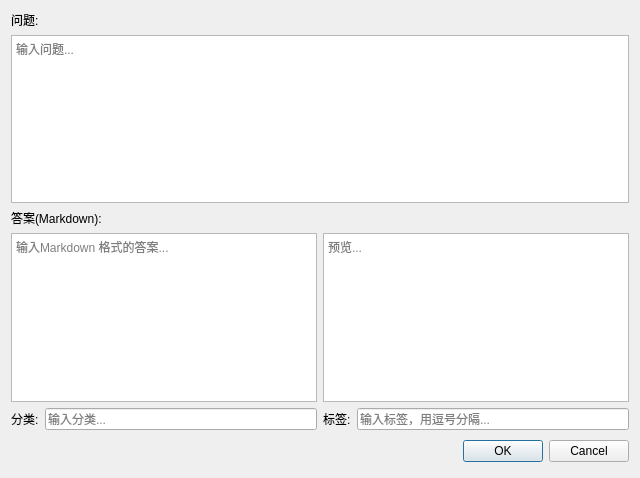
<?xml version="1.0" encoding="UTF-8"?>
<ui version="4.0">
 <class>Dialog</class>
 <widget class="QDialog" name="Dialog">
  <property name="geometry">
   <rect>
    <x>0</x>
    <y>0</y>
    <width>640</width>
    <height>478</height>
   </rect>
  </property>
  <property name="windowTitle">
   <string>添加/编辑记录</string>
  </property>
  <layout class="QVBoxLayout" name="verticalLayout">
   <item>
    <widget class="QLabel" name="label">
     <property name="text">
      <string>问题:</string>
     </property>
    </widget>
   </item>
   <item>
    <widget class="QPlainTextEdit" name="questionTextBox">
     <property name="placeholderText">
      <string>输入问题...</string>
     </property>
    </widget>
   </item>
   <item>
    <widget class="QLabel" name="label_2">
     <property name="text">
      <string>答案(Markdown):</string>
     </property>
    </widget>
   </item>
   <item>
    <layout class="QHBoxLayout" name="horizontalLayout">
     <item>
      <widget class="QPlainTextEdit" name="answerTextBox">
       <property name="placeholderText">
        <string>输入Markdown 格式的答案...</string>
       </property>
      </widget>
     </item>
     <item>
      <widget class="QTextEdit" name="markdownTextBox">
       <property name="readOnly">
        <bool>true</bool>
       </property>
       <property name="placeholderText">
        <string>预览...</string>
       </property>
      </widget>
     </item>
    </layout>
   </item>
   <item>
    <layout class="QHBoxLayout" name="horizontalLayout_2">
     <item>
      <widget class="QLabel" name="label_3">
       <property name="text">
        <string>分类:</string>
       </property>
      </widget>
     </item>
     <item>
      <widget class="QLineEdit" name="categoryTextBox">
       <property name="placeholderText">
        <string>输入分类...</string>
       </property>
      </widget>
     </item>
     <item>
      <widget class="QLabel" name="label_4">
       <property name="text">
        <string>标签:</string>
       </property>
      </widget>
     </item>
     <item>
      <widget class="QLineEdit" name="tagTextBox">
       <property name="placeholderText">
        <string>输入标签，用逗号分隔...</string>
       </property>
      </widget>
     </item>
    </layout>
   </item>
   <item>
    <layout class="QHBoxLayout">
     <property name="spacing">
      <number>6</number>
     </property>
     <property name="margin" stdset="0">
      <number>0</number>
     </property>
     <item>
      <spacer>
       <property name="orientation">
        <enum>Qt::Orientation::Horizontal</enum>
       </property>
       <property name="sizeHint" stdset="0">
        <size>
         <width>131</width>
         <height>31</height>
        </size>
       </property>
      </spacer>
     </item>
     <item>
      <widget class="QPushButton" name="okButton">
       <property name="text">
        <string>OK</string>
       </property>
      </widget>
     </item>
     <item>
      <widget class="QPushButton" name="cancelButton">
       <property name="text">
        <string>Cancel</string>
       </property>
      </widget>
     </item>
    </layout>
   </item>
  </layout>
 </widget>
 <resources/>
 <connections>
  <connection>
   <sender>okButton</sender>
   <signal>clicked()</signal>
   <receiver>Dialog</receiver>
   <slot>accept()</slot>
   <hints>
    <hint type="sourcelabel">
     <x>278</x>
     <y>253</y>
    </hint>
    <hint type="destinationlabel">
     <x>96</x>
     <y>254</y>
    </hint>
   </hints>
  </connection>
  <connection>
   <sender>cancelButton</sender>
   <signal>clicked()</signal>
   <receiver>Dialog</receiver>
   <slot>reject()</slot>
   <hints>
    <hint type="sourcelabel">
     <x>369</x>
     <y>253</y>
    </hint>
    <hint type="destinationlabel">
     <x>179</x>
     <y>282</y>
    </hint>
   </hints>
  </connection>
 </connections>
</ui>
